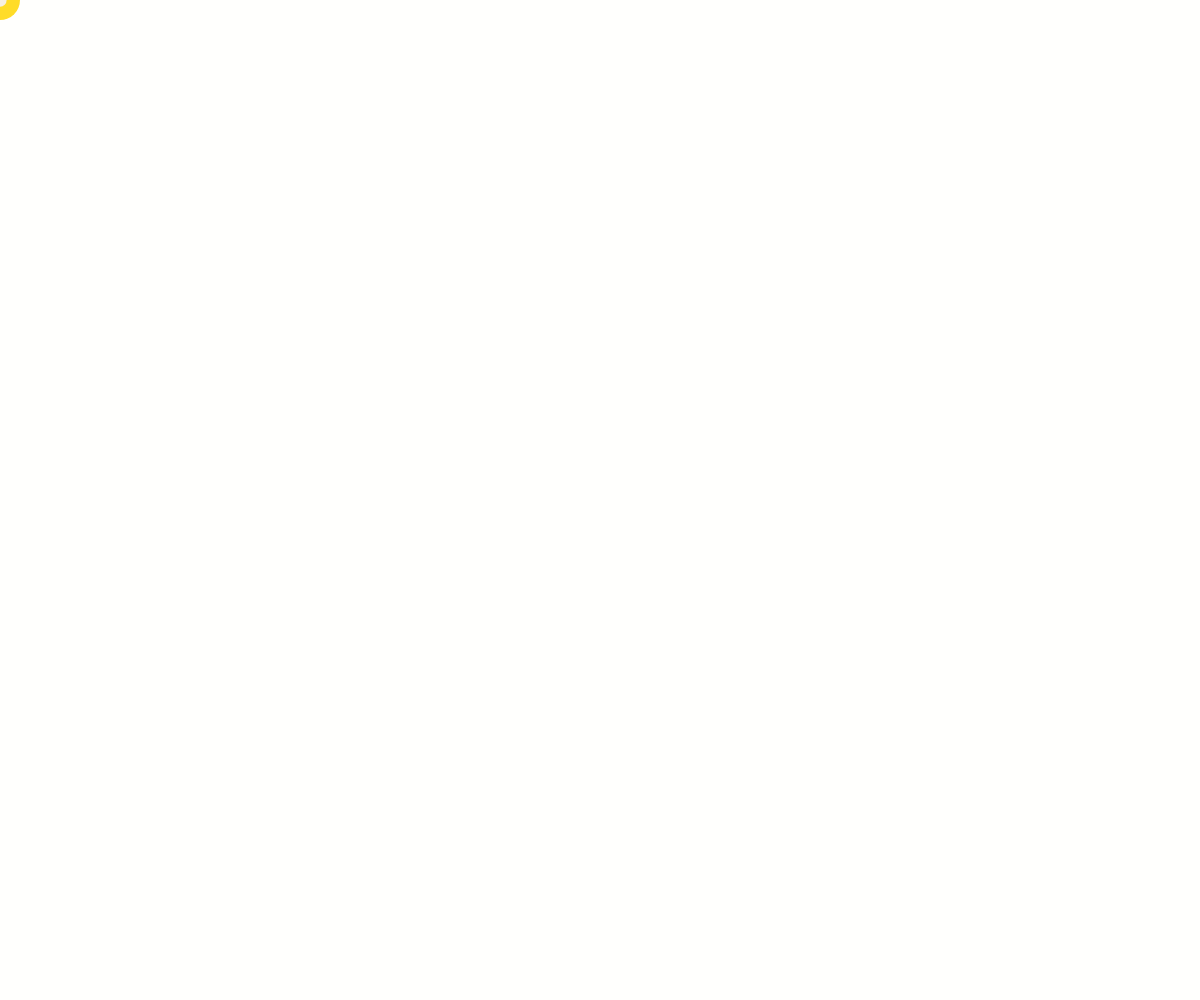
Frame 1 (no input)
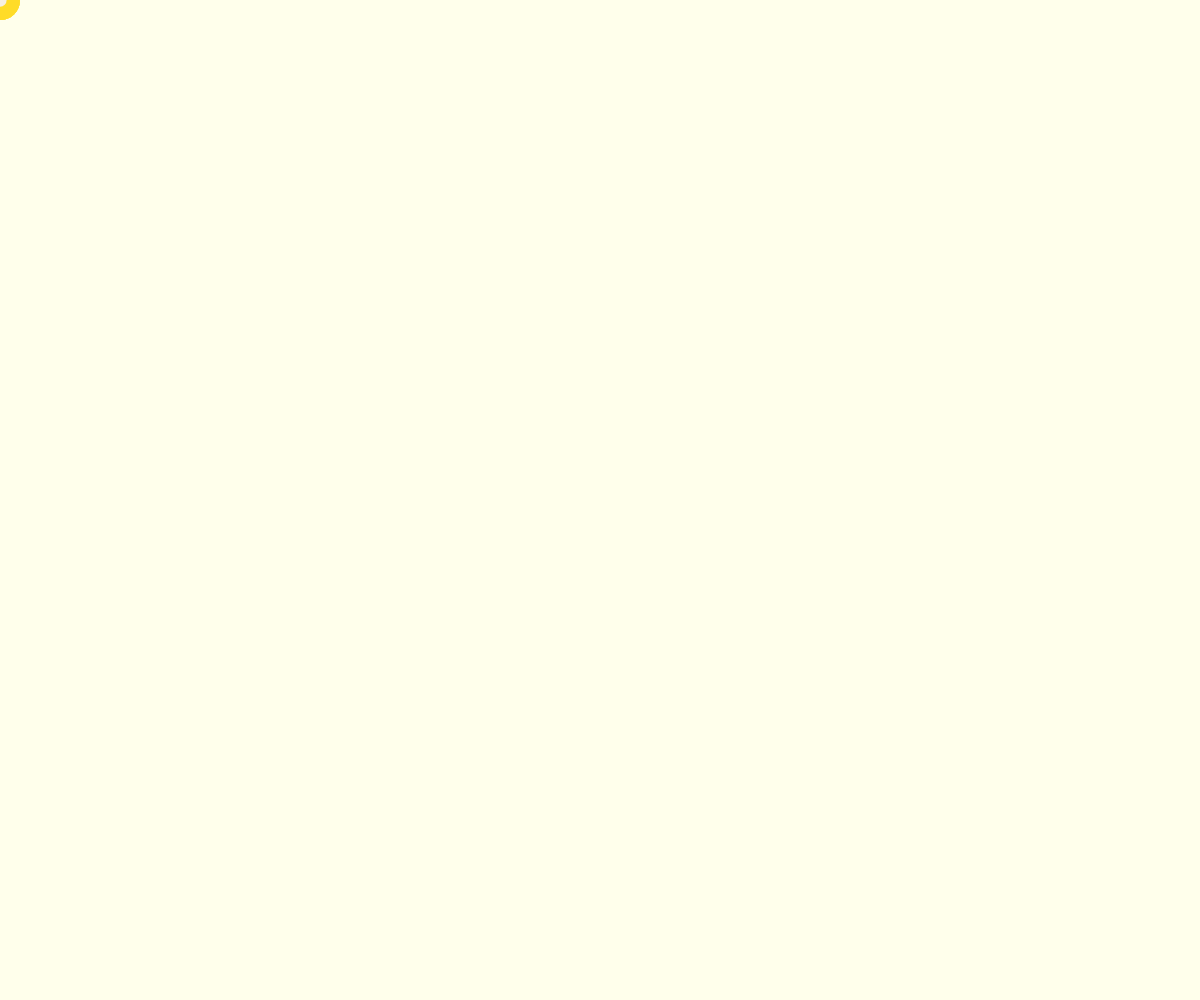
Frame 60 (no input)
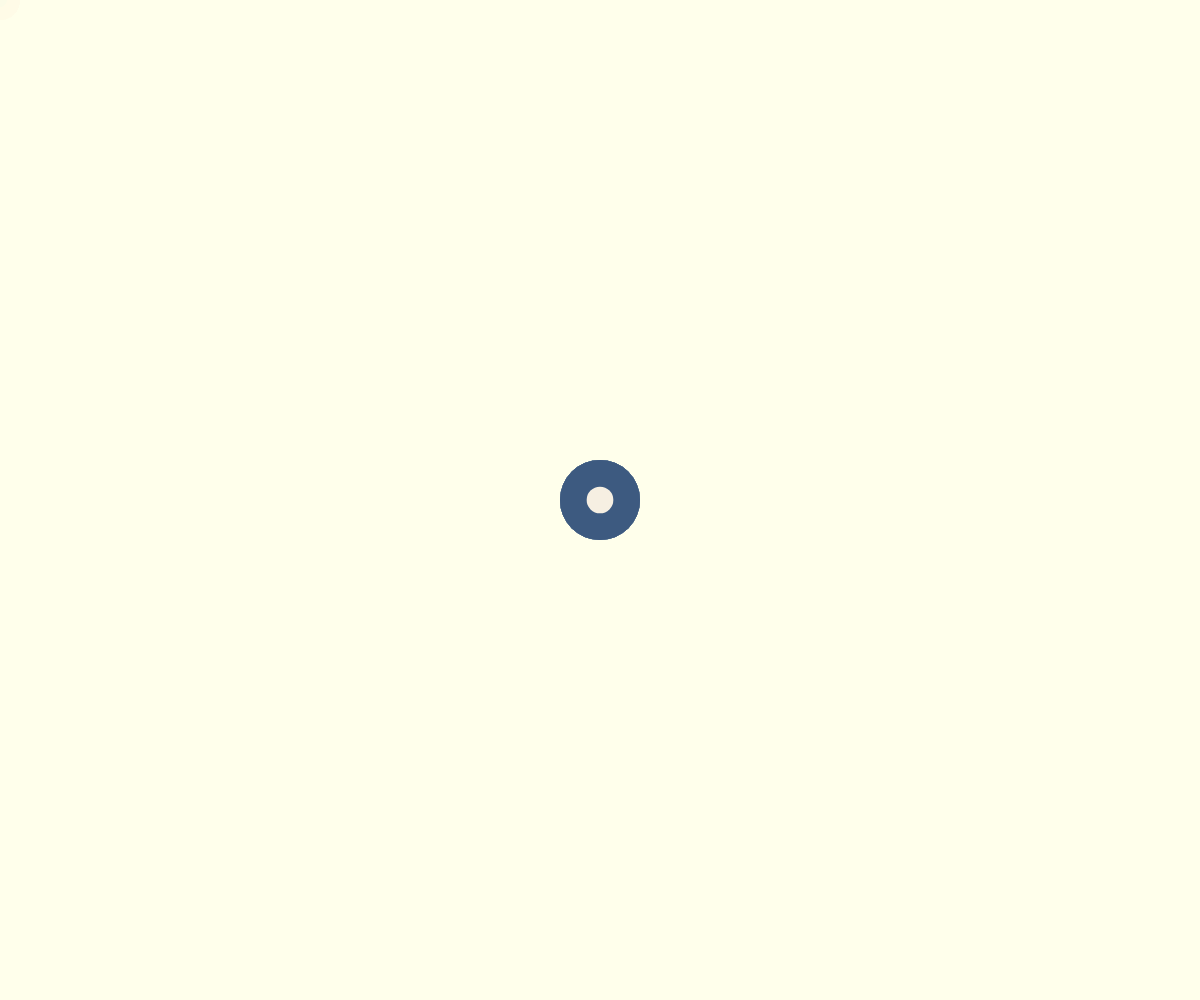
Frame 120 (the mouse pressed at the canvas centre since frame 60)

The p5.js sketch that drew these frames (run headless with seeded random() and noise() and a simulated clock; from frame 60 on, the mouse is pressed at the canvas centre):

// p5.js sketch
// ── sketch.js
function setup() {
 createCanvas(windowWidth, windowHeight);
 frameRate (80);
 noStroke();

}

function draw() {
  background(255, 255, 232, 25);

  if (mouseX < width / 2) {
    if(mouseY < height / 2) {
      fill(255, 220, 40);
    } else {
      fill(130, 200, 175);
    }
    
  } else {
   if(mouseY < height /2) {
    fill(224,122,95);
  } else {
    fill(61,90,128);
  }
 }
 
 
let tamanho = 40  
if (mouseIsPressed) {
  tamanho = 80;
}

circle(mouseX, mouseY, tamanho);

fill(246,239,226);
circle(mouseX, mouseY, tamanho / 3);

}
